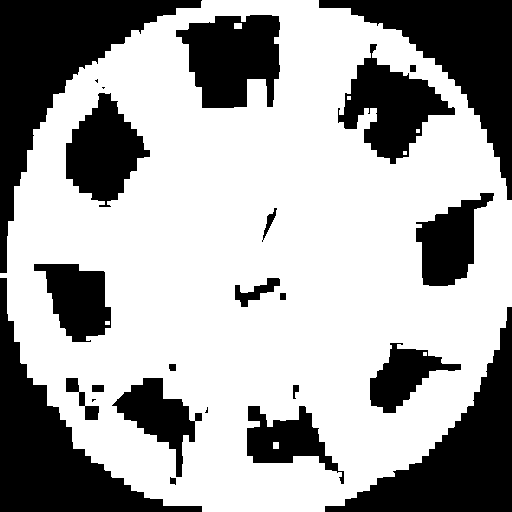
#> input picture 学习数字图像/005A_mask.png, 512 x 512 px
$ python 'doubao辐条.py'
#> lines starting #> are read from the running program, lines starting #| are printed output that depends on the picture; after the words box and inside, x2 and y2 are one past the last pixel; in counts of white or black regions, pixels touching at a corner belong together
import cv2
import numpy as np

# 读取图像
image = cv2.imread('005A_mask.png')
#> image is the input picture: shape (512, 512, 3); 65.1% white; 25 black regions (4 under 20 px), largest, box (x1, y1, x2, y2) and area: (0, 0, 202, 273) 15268, (0, 278, 202, 512) 13514, (325, 307, 512, 512) 12775

# 确定旋转中心点和旋转角度
center = (200, 200)  # 旋转中心点
angle = 45  # 旋转角度

# 构建旋转矩阵
M = cv2.getRotationMatrix2D(center, angle, 1.0)

# 执行旋转操作
rotated_image = cv2.warpAffine(image, M, (image.shape[1], image.shape[0]))
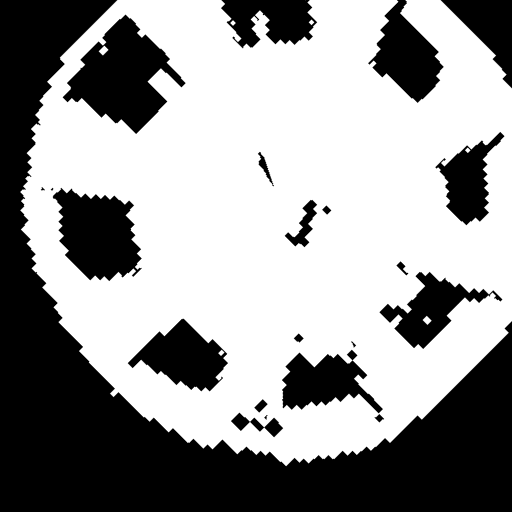
#> rotated_image: shape (512, 512, 3); min 0, max 255, mean 151.7

# 显示旋转后的图像
cv2.imshow('Rotated Image', rotated_image)
cv2.waitKey(0)
cv2.destroyAllWindows()
